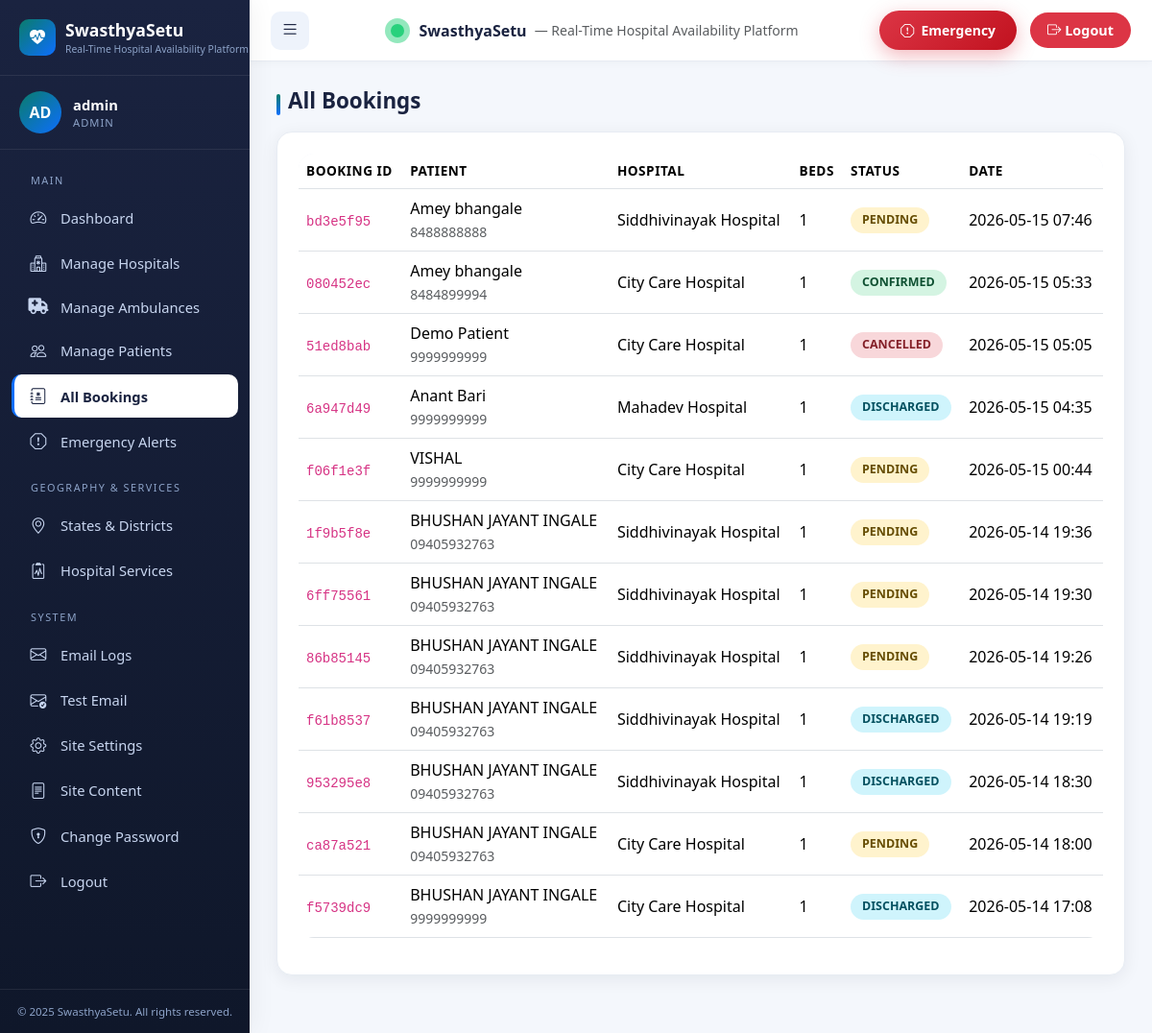
Screenshot of /admin/bookings (signed in) with the database file from the repository.
### app.py (models this page shows, shortened)
class SiteContent(db.Model):
    __tablename__ = 'site_content'
    id = db.Column(db.Integer, primary_key=True)
    key = db.Column(db.String(100), unique=True, nullable=False)
    value = db.Column(db.Text, nullable=False)
    description = db.Column(db.String(255))

class User(UserMixin, db.Model):
    __tablename__ = 'users'
    id = db.Column(db.Integer, primary_key=True)
    email = db.Column(db.String(120), unique=True, nullable=False, index=True)
    password_hash = db.Column(db.String(255), nullable=False)
    role = db.Column(db.String(20), nullable=False)  # admin, hospital, patient
    is_active = db.Column(db.Boolean, default=True)
    is_approved = db.Column(db.Boolean, default=False)
    created_at = db.Column(db.DateTime, default=datetime.utcnow)
    unique_id = db.Column(db.String(20), unique=True, nullable=True)
    hospital_profile = db.relationship('HospitalProfile', backref='user', uselist=False)
    patient_profile = db.relationship('PatientProfile', backref='user', uselist=False)
    bookings = db.relationship('Booking', foreign_keys='Booking.patient_id', backref='patient')
    @property
    def display_name(self):
        if self.role == 'hospital' and self.hospital_profile:
            return self.hospital_profile.hospital_name
        if self.role == 'patient' and self.patient_profile:
            return self.patient_profile.full_name
        return self.email.split('@')[0]
    @property
    def initials(self):
        name = self.display_name or self.email
        parts = name.split()
        if len(parts) >= 2:
            return (parts[0][0] + parts[1][0]).upper()
        return name[:2].upper()

class Booking(db.Model):
    __tablename__ = 'bookings'
    id = db.Column(db.Integer, primary_key=True)
    booking_id = db.Column(db.String(36), unique=True, nullable=False, default=lambda: str(uuid.uuid4()))
    patient_id = db.Column(db.Integer, db.ForeignKey('users.id'), nullable=False)
    hospital_id = db.Column(db.Integer, db.ForeignKey('hospital_profiles.id'), nullable=False)
    patient_name = db.Column(db.String(100), nullable=False)
    patient_age = db.Column(db.Integer, nullable=True)
    patient_gender = db.Column(db.String(10), nullable=True)
    patient_phone = db.Column(db.String(20), nullable=False)
    patient_email = db.Column(db.String(120), nullable=False)
    patient_address = db.Column(db.Text, nullable=True)
    blood_group = db.Column(db.String(5), nullable=True)
    emergency_contact = db.Column(db.String(20), nullable=True)
    reason = db.Column(db.Text, nullable=False)
    treatment_needed = db.Column(db.String(200), nullable=False)
    admission_type = db.Column(db.String(50), default='general')
    expected_admission_date = db.Column(db.DateTime, nullable=True)
    status = db.Column(db.String(20), default='pending')
    booking_date = db.Column(db.DateTime, default=datetime.utcnow)
    notes = db.Column(db.Text, nullable=True)
    needs_ambulance = db.Column(db.Boolean, default=False)
    booked_beds = db.relationship('BookingBed', backref='booking', cascade='all, delete-orphan')
    booking_services = db.relationship('BookingService', backref='booking', cascade='all, delete-orphan')
    ambulance_booking = db.relationship('AmbulanceBooking', backref='booking', uselist=False, cascade='all, delete-orphan')

class HospitalProfile(db.Model):
    __tablename__ = 'hospital_profiles'
    id = db.Column(db.Integer, primary_key=True)
    user_id = db.Column(db.Integer, db.ForeignKey('users.id'), unique=True, nullable=False)
    hospital_name = db.Column(db.String(200), nullable=False)
    address = db.Column(db.Text, nullable=False)
    contact_number = db.Column(db.String(20), nullable=False)
    district_id = db.Column(db.Integer, db.ForeignKey('districts.id'), nullable=False)
    description = db.Column(db.Text)
    logo_filename = db.Column(db.String(200), nullable=True)
    hospital_image = db.Column(db.String(200), nullable=True)
    license_number = db.Column(db.String(100))
    category = db.Column(db.String(100))
    rating = db.Column(db.Float, default=4.5)
    latitude = db.Column(db.Float, default=19.0760)
    longitude = db.Column(db.Float, default=72.8777)
    created_at = db.Column(db.DateTime, default=datetime.utcnow)
    beds = db.relationship('Bed', backref='hospital', lazy=True, cascade='all, delete-orphan')
    bookings = db.relationship('Booking', backref='hospital')
    ambulances = db.relationship('Ambulance', backref='hospital', lazy=True, cascade='all, delete-orphan')
    services = db.relationship('HospitalService', backref='hospital', lazy=True, cascade='all, delete-orphan')

### app.py (the view)
@app.route('/admin/bookings')
@login_required
@role_required('admin')
def admin_bookings():
    bookings = Booking.query.order_by(Booking.booking_date.desc()).all()
    return render_template('admin/bookings.html', bookings=bookings)

### app.py (called while the page is built)
def role_required(*roles):
    def decorator(f):
        @wraps(f)
        def decorated(*args, **kwargs):
            if not current_user.is_authenticated:
                flash('Please login to access this page.', 'warning')
                return redirect(url_for('login'))
            if current_user.role not in roles:
                flash("You don't have permission to access this page.", 'danger')
                return redirect(url_for('index'))
            return f(*args, **kwargs)
        return decorated
    return decorator

### templates/admin/bookings.html
{% extends 'base.html' %}
{% block content %}
<h2 class="section-title">All Bookings</h2>
<div class="card-soft">
  <div class="table-responsive"><table class="table align-middle">
    <thead><tr><th>Booking ID</th><th>Patient</th><th>Hospital</th><th>Beds</th><th>Status</th><th>Date</th></tr></thead>
    <tbody>
      {% for b in bookings %}
      <tr>
        <td><code>{{ b.booking_id[:8] }}</code></td>
        <td>{{ b.patient_name }}<br><small class="text-muted">{{ b.patient_phone }}</small></td>
        <td>{{ b.hospital.hospital_name }}</td>
        <td>{{ b.booked_beds|length }}</td>
        <td><span class="status-badge status-{{ b.status }}">{{ b.status }}</span></td>
        <td>{{ b.booking_date.strftime('%Y-%m-%d %H:%M') }}</td>
      </tr>
      {% else %}<tr><td colspan="6" class="text-center text-muted">No bookings.</td></tr>{% endfor %}
    </tbody></table></div>
</div>
{% endblock %}

### templates/base.html (shortened to what this page needs)
<!doctype html>
<html lang="en">
<head>
  <link href="https://cdn.jsdelivr.net/npm/bootstrap@5.3.3/dist/css/bootstrap.min.css" rel="stylesheet">
  <link rel="stylesheet" href="https://cdn.jsdelivr.net/npm/bootstrap-icons@1.11.3/font/bootstrap-icons.css">
  <link rel="stylesheet" href="https://cdnjs.cloudflare.com/ajax/libs/font-awesome/6.5.2/css/all.min.css">
  <link rel="stylesheet" href="https://cdnjs.cloudflare.com/ajax/libs/animate.css/4.1.1/animate.min.css">
  <link rel="stylesheet" href="https://unpkg.com/leaflet@1.9.4/dist/leaflet.css">
  <link href="{{ url_for('static', filename='css/main.css') }}" rel="stylesheet">
  <link href="{{ url_for('static', filename='css/sidebar.css') }}" rel="stylesheet">
  <link href="{{ url_for('static', filename='css/dashboard.css') }}" rel="stylesheet">
</head>
<body>
  {% if current_user.is_authenticated %}
  <div class="layout">
    <aside class="sidebar" id="sidebar">
      <div class="sidebar-brand">
        <div class="brand-icon"><i class="bi bi-heart-pulse-fill"></i></div>
        <div>
          <span class="brand-text">{{ APP_NAME }}</span>
          <span class="brand-sub">{{ APP_TAGLINE }}</span>
        </div>
      </div>
      <div class="user-card">
        <div class="avatar">{{ current_user.initials }}</div>
        <div class="info">
          <div class="name">{{ current_user.display_name }}</div>
          <div class="role">{{ current_user.role }}</div>
        </div>
      </div>
      <nav class="sidebar-nav">
        {% set ep = request.endpoint or '' %}
        {% if current_user.role == 'admin' %}
          <div class="sidebar-section-label">Main</div>
          <ul>
            <li><a href="{{ url_for('admin_dashboard') }}" class="{{ 'active' if ep=='admin_dashboard' else '' }}"><i class="bi bi-speedometer2"></i><span>Dashboard</span></a></li>
            <li><a href="{{ url_for('admin_hospitals') }}" class="{{ 'active' if 'hospital' in ep and 'admin' in ep else '' }}"><i class="bi bi-hospital"></i><span>Manage Hospitals</span></a></li>
            <li><a href="{{ url_for('admin_ambulances') }}" class="{{ 'active' if ep=='admin_ambulances' else '' }}"><i class="fa-solid fa-truck-medical"></i><span>Manage Ambulances</span></a></li>
            <li><a href="{{ url_for('admin_patients') }}" class="{{ 'active' if 'patient' in ep else '' }}"><i class="bi bi-people"></i><span>Manage Patients</span></a></li>
            <li><a href="{{ url_for('admin_bookings') }}" class="{{ 'active' if ep=='admin_bookings' else '' }}"><i class="bi bi-journal-medical"></i><span>All Bookings</span></a></li>
            <li><a href="{{ url_for('admin_emergency_alerts') }}" class="{{ 'active' if ep=='admin_emergency_alerts' else '' }}"><i class="bi bi-exclamation-octagon"></i><span>Emergency Alerts</span></a></li>
          </ul>
          <div class="sidebar-section-label">Geography & Services</div>
          <ul>
            <li><a href="{{ url_for('manage_states') }}" class="{{ 'active' if ep in ['manage_states','manage_districts'] else '' }}"><i class="bi bi-geo-alt"></i><span>States & Districts</span></a></li>
            <li><a href="{{ url_for('admin_hospital_services') }}" class="{{ 'active' if ep=='admin_hospital_services' else '' }}"><i class="bi bi-clipboard2-pulse"></i><span>Hospital Services</span></a></li>
          </ul>
          <div class="sidebar-section-label">System</div>
          <ul>
            <li><a href="{{ url_for('admin_emails') }}" class="{{ 'active' if 'email' in ep and ep != 'admin_test_email' else '' }}"><i class="bi bi-envelope"></i><span>Email Logs</span></a></li>
            <li><a href="{{ url_for('admin_test_email') }}" class="{{ 'active' if ep=='admin_test_email' else '' }}"><i class="bi bi-envelope-check"></i><span>Test Email</span></a></li>
            <li><a href="{{ url_for('admin_settings') }}" class="{{ 'active' if ep=='admin_settings' else '' }}"><i class="bi bi-gear"></i><span>Site Settings</span></a></li>
            <li><a href="{{ url_for('admin_content') }}" class="{{ 'active' if ep=='admin_content' else '' }}"><i class="bi bi-file-text"></i><span>Site Content</span></a></li>
            <li><a href="{{ url_for('change_password') }}" class="{{ 'active' if ep=='change_password' else '' }}"><i class="bi bi-shield-lock"></i><span>Change Password</span></a></li>
            <li><a href="{{ url_for('logout') }}"><i class="bi bi-box-arrow-right"></i><span>Logout</span></a></li>
          </ul>
        {% endif %}
      </nav>
      <div class="sidebar-footer">{{ APP_COPYRIGHT }}</div>
    </aside>
    <div class="main-area">
      <header class="topbar">
        <button class="toggle-btn" id="sidebarToggle" aria-label="Toggle sidebar"><i class="bi bi-list"></i></button>
        <div class="d-flex align-items-center gap-2">
          <span class="brand-pulse"></span>
          <strong>{{ APP_NAME }}</strong>
          <span class="text-muted small d-none d-md-inline">— {{ APP_TAGLINE }}</span>
        </div>
        <div class="topbar-right">
          <button type="button"
                  class="btn btn-emergency btn-sm d-none d-sm-inline-flex emergency-modal-trigger"
                  data-bs-toggle="modal" data-bs-target="#emergencyModal">
            <i class="bi bi-exclamation-octagon"></i>&nbsp; Emergency
          </button>
          <a class="logout-btn" href="{{ url_for('logout') }}"><i class="bi bi-box-arrow-right"></i> Logout</a>
        </div>
      </header>
      <main class="content">
        {% block content %}{% endblock %}
      </main>
    </div>
  </div>
  {% endif %}
</body>
</html>

### static/css/main.css (style rules this page uses)
:root { --primary: #0a7c6b; --primary-dark: #086053; --primary-light: #1aa28d; --accent: #0d6efd; --emergency: #dc3545; --success: #198754; --warning: #ffc107; --info: #0dcaf0; --sidebar-bg: #1a2340; --sidebar-bg-2: #0f172a; --sidebar-text: #c8d6f0; --sidebar-text-muted: #8da3c8; --body-bg: #f4f7fc; --card-bg: #ffffff; --text: #1a2340; --text-muted: #6c757d; --border: #e7ecf3; --radius: 16px; --shadow: 0 4px 18px rgba(15, 23, 42, 0.07); --shadow-hover: 0 10px 28px rgba(15, 23, 42, 0.13); }
* { box-sizing: border-box; }
body { font-family: 'Segoe UI', system-ui, -apple-system, 'Helvetica Neue', Arial, sans-serif; background: var(--body-bg); color: var(--text); margin: 0; padding: 0; min-height: 100vh; }
a { color: var(--accent); text-decoration: none; }
.btn-emergency { background: linear-gradient(135deg, #dc3545, #c1121f); border: none; border-radius: 30px; padding: 10px 22px; font-weight: 700; color: #fff; box-shadow: 0 6px 20px rgba(220, 53, 69, 0.35); }
.card-soft { background: var(--card-bg); border-radius: var(--radius); border: 1px solid var(--border); box-shadow: var(--shadow); padding: 22px; transition: box-shadow .2s, transform .2s; }
.section-title { font-weight: 700; font-size: 1.4rem; color: var(--text); margin-bottom: 18px; position: relative; padding-left: 12px; }
.section-title::before { content: ''; position: absolute; left: 0; top: 6px; height: 22px; width: 4px; background: linear-gradient(180deg, var(--primary), var(--accent)); border-radius: 4px; }
.brand-pulse { display: inline-block; width: 14px; height: 14px; background: #28d17c; border-radius: 50%; margin-right: 8px; position: relative; vertical-align: middle; }
.brand-pulse::after { content: ''; position: absolute; inset: -6px; border-radius: 50%; background: rgba(40, 209, 124, 0.5); animation: pulse 1.6s infinite; }
.status-badge { display: inline-block; padding: 4px 12px; border-radius: 20px; font-size: .78rem; font-weight: 700; text-transform: uppercase; }
.status-available, .status-confirmed, .status-resolved { background: #d4f4e2; color: #0f5132; }
.status-pending, .status-requested, .status-open { background: #fff3cd; color: #664d03; }
.status-cancelled, .status-rejected, .status-emergency_reserved { background: #f8d7da; color: #842029; }
.status-discharged, .status-reached { background: #cff4fc; color: #055160; }
.table { background: white; border-radius: var(--radius); overflow: hidden; }
.table thead { background: #f1f5fb; color: var(--text); }
.table th { font-weight: 600; font-size: .85rem; text-transform: uppercase; letter-spacing: .5px; }

### rows the page displays
SiteContent: value "Real-Time Hospital Availability Platform"
User: initials "AD", display_name "admin", role "ADMIN"
Booking: booking_id "bd3e5f95", patient_name "Amey bhangale", patient_phone "8488888888", hospital.hospital_name "Siddhivinayak Hospital", booked_beds|length "1", status "PENDING", booking_date "2026-05-15 07:46"
Booking: booking_id "080452ec", patient_name "Amey bhangale", patient_phone "8484899994", hospital.hospital_name "City Care Hospital", booked_beds|length "1", status "CONFIRMED", booking_date "2026-05-15 05:33"
Booking: booking_id "51ed8bab", patient_name "Demo Patient", patient_phone "9999999999", hospital.hospital_name "City Care Hospital", booked_beds|length "1", status "CANCELLED", booking_date "2026-05-15 05:05"
Booking: booking_id "6a947d49", patient_name "Anant Bari", patient_phone "9999999999", hospital.hospital_name "Mahadev Hospital", booked_beds|length "1", status "DISCHARGED", booking_date "2026-05-15 04:35"
Booking: booking_id "f06f1e3f", patient_name "VISHAL", patient_phone "9999999999", hospital.hospital_name "City Care Hospital", booked_beds|length "1", status "PENDING", booking_date "2026-05-15 00:44"
Booking: booking_id "1f9b5f8e", patient_name "BHUSHAN JAYANT INGALE", patient_phone "09405932763", hospital.hospital_name "Siddhivinayak Hospital", booked_beds|length "1", status "PENDING", booking_date "2026-05-14 19:36"
Booking: booking_id "6ff75561", patient_name "BHUSHAN JAYANT INGALE", patient_phone "09405932763", hospital.hospital_name "Siddhivinayak Hospital", booked_beds|length "1", status "PENDING", booking_date "2026-05-14 19:30"
Booking: booking_id "86b85145", patient_name "BHUSHAN JAYANT INGALE", patient_phone "09405932763", hospital.hospital_name "Siddhivinayak Hospital", booked_beds|length "1", status "PENDING", booking_date "2026-05-14 19:26"
Booking: booking_id "f61b8537", patient_name "BHUSHAN JAYANT INGALE", patient_phone "09405932763", hospital.hospital_name "Siddhivinayak Hospital", booked_beds|length "1", status "DISCHARGED", booking_date "2026-05-14 19:19"
Booking: booking_id "953295e8", patient_name "BHUSHAN JAYANT INGALE", patient_phone "09405932763", hospital.hospital_name "Siddhivinayak Hospital", booked_beds|length "1", status "DISCHARGED", booking_date "2026-05-14 18:30"
Booking: booking_id "ca87a521", patient_name "BHUSHAN JAYANT INGALE", patient_phone "09405932763", hospital.hospital_name "City Care Hospital", booked_beds|length "1", status "PENDING", booking_date "2026-05-14 18:00"
Booking: booking_id "f5739dc9", patient_name "BHUSHAN JAYANT INGALE", patient_phone "9999999999", hospital.hospital_name "City Care Hospital", booked_beds|length "1", status "DISCHARGED", booking_date "2026-05-14 17:08"

### other values shown
{{ APP_NAME }} "SwasthyaSetu"
{{ APP_COPYRIGHT }} "© 2025 SwasthyaSetu. All rights reserved."
